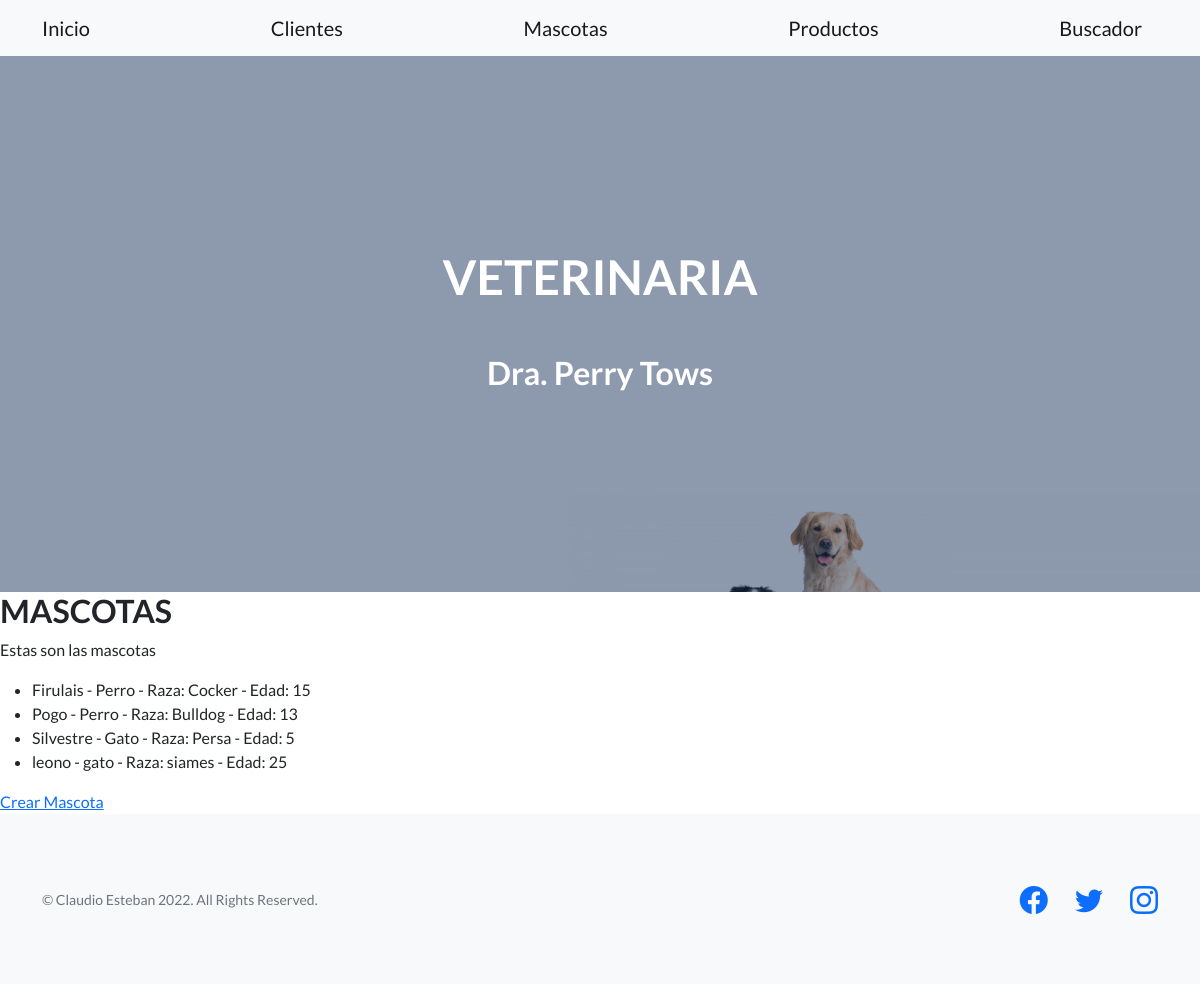
The app's page /appvet/mascotas/, older data.
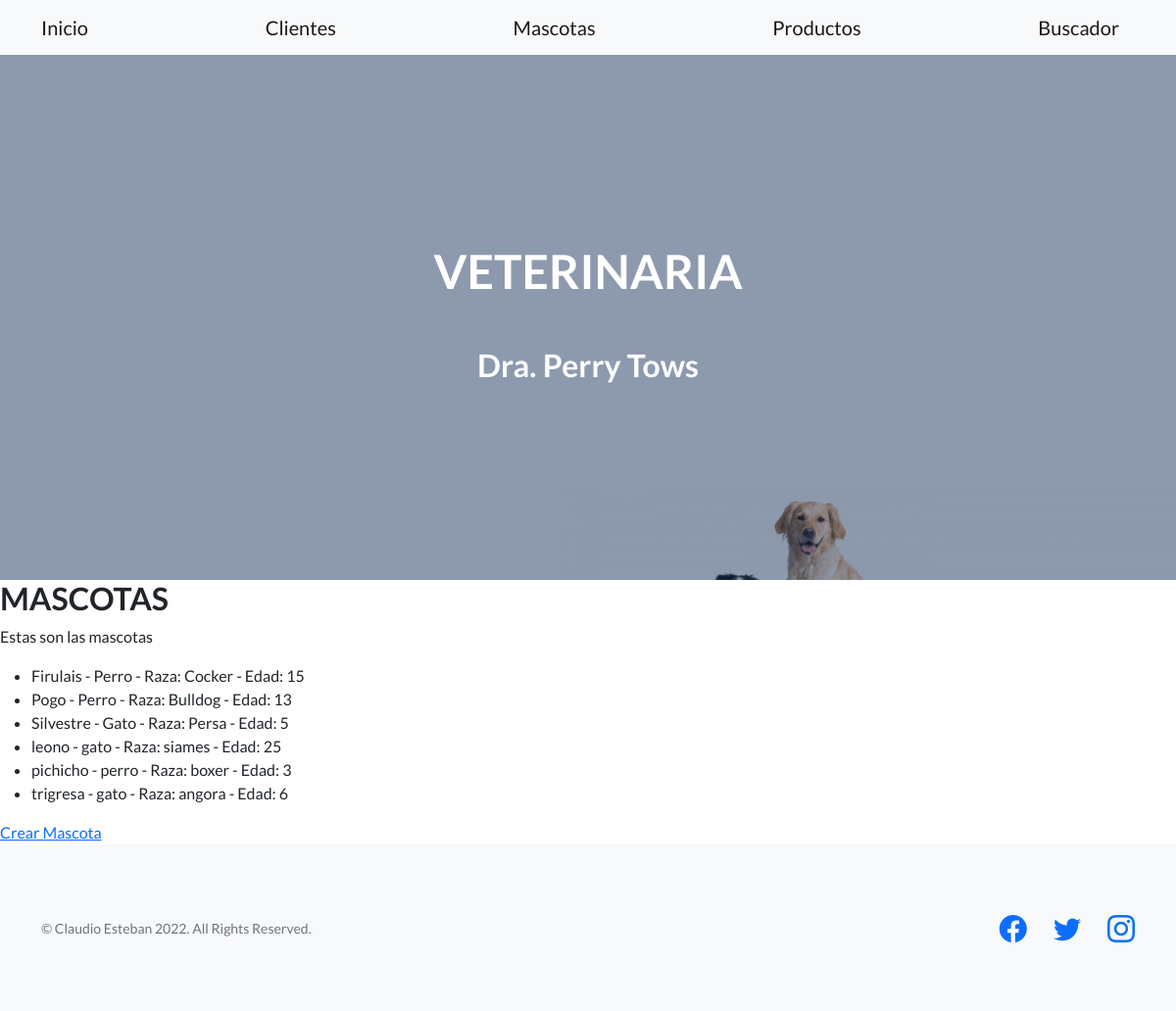
The same page, newer data.
### appvet/models.py (models this page shows)
class Mascota(models.Model):
    nombre = models.CharField(max_length=20)
    especie = models.CharField(max_length=20)
    raza = models.CharField(max_length=20)
    edad = models.IntegerField()

### appvet/views.py (the view)
# urls.py: path('mascotas/', vista_mascotas, name="vet-mascotas"),
def vista_mascotas(request):
    mascotas = Mascota.objects.all()
    return render(request, "appvet/mascotas.html", {"mascota":mascotas})

### appvet/templates/appvet/mascotas.html
{% extends 'appvet/base.html' %}
{% block Contenido%}
<h2> MASCOTAS </h2>
<p> Estas son las mascotas </p>
<ul>
    {% for m in mascota %}
        <li>{{m.nombre}} - {{m.especie}} - Raza: {{m.raza}} - Edad: {{m.edad}}</li>
    {% endfor %}
</ul>
<a href="{% url 'vet-crear-mascota' %}">Crear Mascota</a>
{% endblock %}

Row changes from the older to the newer data that the page shows:
added Mascota: nombre "pichicho", especie "perro", raza "boxer", edad "3"
added Mascota: nombre "trigresa", especie "gato", raza "angora", edad "6"
